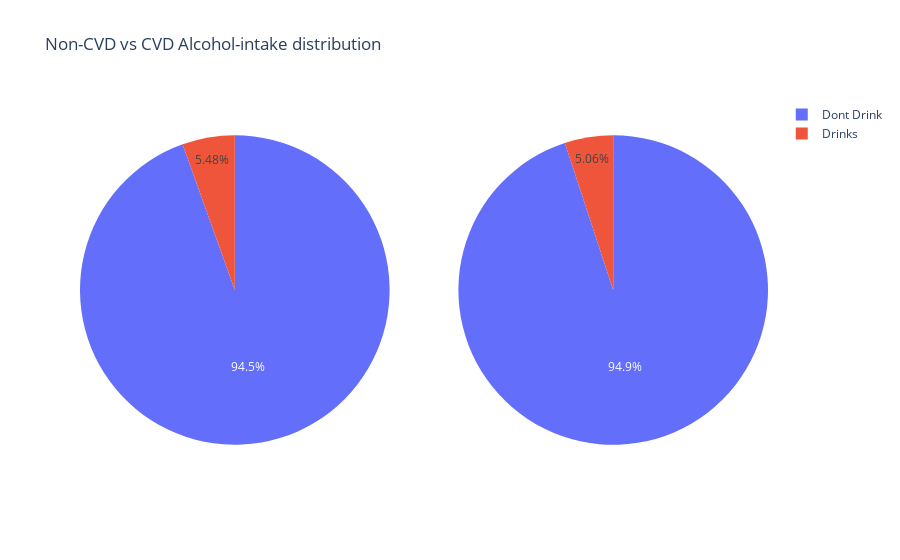

Notebook source saved alongside this figure:
### Markdown cell above
##### Alcohol intake

### Code cell
#Alcohol-intake
cvd = cleanedData.loc[cleanedData['cardio'] == 1, 'alco'].copy()
non_cvd = cleanedData.loc[cleanedData['cardio'] == 0, 'alco'].copy()

fig = make_subplots(rows=1, cols=2, specs=[[{"type": "pie"}, {"type": "pie"}]])

fig.update_layout(title_text="Non-CVD vs CVD Alcohol-intake distribution", template="plotly_white")
fig.add_trace(go.Pie(values=non_cvd.value_counts().values,labels=['Dont Drink', 'Drinks']),row=1, col=1)
fig.add_trace(go.Pie(values=cvd.value_counts().values,labels=['Dont Drink', 'Drinks']),row=1, col=2)
fig.show()

### Figure 1 — Plotly figure (JSON) as saved in the notebook; plotly's stock layout.template omitted (floating-point values rounded to 4 significant figures)
{"data": [{"domain": {"x": [0, 0.45], "y": [0, 1]}, "labels": ["Dont Drink", "Drinks"], "type": "pie", "values": [32344, 1874]}, {"domain": {"x": [0.55, 1], "y": [0, 1]}, "labels": ["Dont Drink", "Drinks"], "type": "pie", "values": [31398, 1673]}], "layout": {"title": {"text": "Non-CVD vs CVD Alcohol-intake distribution"}}}
